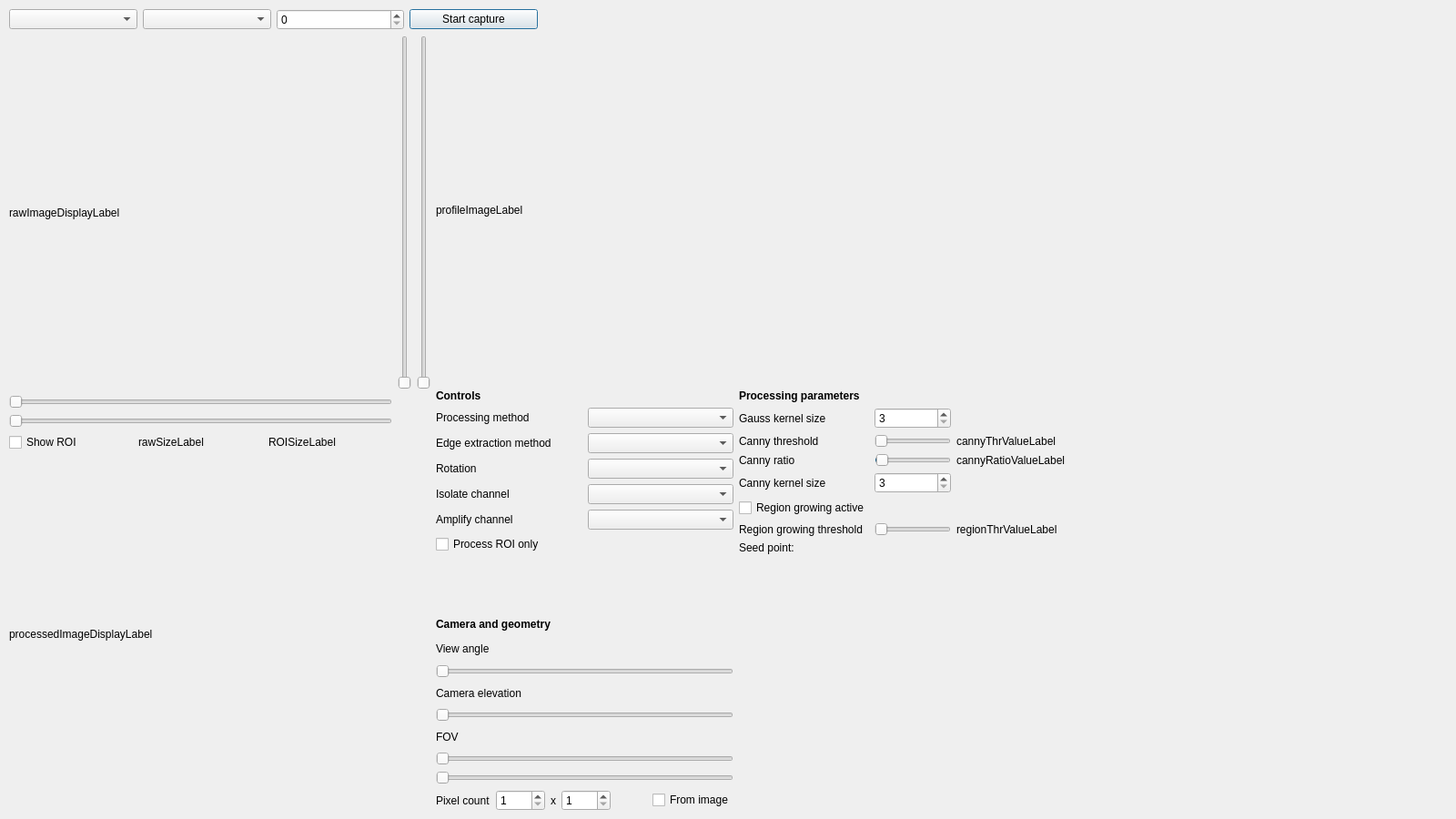
<?xml version="1.0" encoding="UTF-8"?>
<ui version="4.0">
 <class>Dialog</class>
 <widget class="QDialog" name="Dialog">
  <property name="geometry">
   <rect>
    <x>0</x>
    <y>0</y>
    <width>1600</width>
    <height>900</height>
   </rect>
  </property>
  <property name="windowTitle">
   <string>Dialog</string>
  </property>
  <widget class="QWidget" name="gridLayoutWidget_2">
   <property name="geometry">
    <rect>
     <x>10</x>
     <y>10</y>
     <width>1581</width>
     <height>881</height>
    </rect>
   </property>
   <layout class="QGridLayout" name="g1">
    <item row="0" column="0">
     <layout class="QHBoxLayout" name="sourceGrid">
      <item>
       <widget class="QComboBox" name="sourceCB"/>
      </item>
      <item>
       <widget class="QComboBox" name="fileCB"/>
      </item>
      <item>
       <widget class="QSpinBox" name="cameraIdSB"/>
      </item>
      <item>
       <widget class="QPushButton" name="cameraButton">
        <property name="text">
         <string>Start capture</string>
        </property>
       </widget>
      </item>
      <item>
       <spacer name="horizontalSpacer_2">
        <property name="orientation">
         <enum>Qt::Horizontal</enum>
        </property>
        <property name="sizeType">
         <enum>QSizePolicy::Preferred</enum>
        </property>
        <property name="sizeHint" stdset="0">
         <size>
          <width>1000</width>
          <height>20</height>
         </size>
        </property>
       </spacer>
      </item>
     </layout>
    </item>
    <item row="1" column="0">
     <layout class="QGridLayout" name="g2">
      <item row="0" column="0">
       <layout class="QGridLayout" name="imageGrid">
        <item row="0" column="2">
         <widget class="QSlider" name="ROI_y2">
          <property name="orientation">
           <enum>Qt::Vertical</enum>
          </property>
         </widget>
        </item>
        <item row="4" column="0">
         <layout class="QGridLayout" name="ROIGrid">
          <item row="0" column="3">
           <widget class="QLabel" name="ROISizeLabel">
            <property name="text">
             <string>ROISizeLabel</string>
            </property>
           </widget>
          </item>
          <item row="0" column="1">
           <widget class="QCheckBox" name="showROIChkBox">
            <property name="text">
             <string>Show ROI</string>
            </property>
           </widget>
          </item>
          <item row="0" column="2">
           <widget class="QLabel" name="rawSizeLabel">
            <property name="text">
             <string>rawSizeLabel</string>
            </property>
           </widget>
          </item>
         </layout>
        </item>
        <item row="0" column="1">
         <widget class="QSlider" name="ROI_y1">
          <property name="orientation">
           <enum>Qt::Vertical</enum>
          </property>
         </widget>
        </item>
        <item row="0" column="0">
         <widget class="QLabel" name="rawImageDisplayLabel">
          <property name="sizePolicy">
           <sizepolicy hsizetype="MinimumExpanding" vsizetype="MinimumExpanding">
            <horstretch>0</horstretch>
            <verstretch>0</verstretch>
           </sizepolicy>
          </property>
          <property name="text">
           <string>rawImageDisplayLabel</string>
          </property>
         </widget>
        </item>
        <item row="3" column="0">
         <widget class="QSlider" name="ROI_x2">
          <property name="orientation">
           <enum>Qt::Horizontal</enum>
          </property>
         </widget>
        </item>
        <item row="2" column="0">
         <widget class="QSlider" name="ROI_x1">
          <property name="orientation">
           <enum>Qt::Horizontal</enum>
          </property>
         </widget>
        </item>
        <item row="8" column="0">
         <widget class="ClickableLabel" name="processedImageDisplayLabel">
          <property name="sizePolicy">
           <sizepolicy hsizetype="MinimumExpanding" vsizetype="MinimumExpanding">
            <horstretch>0</horstretch>
            <verstretch>0</verstretch>
           </sizepolicy>
          </property>
          <property name="text">
           <string>processedImageDisplayLabel</string>
          </property>
         </widget>
        </item>
       </layout>
      </item>
      <item row="0" column="2">
       <spacer name="horizontalSpacer_7">
        <property name="orientation">
         <enum>Qt::Horizontal</enum>
        </property>
        <property name="sizeType">
         <enum>QSizePolicy::Preferred</enum>
        </property>
        <property name="sizeHint" stdset="0">
         <size>
          <width>400</width>
          <height>20</height>
         </size>
        </property>
       </spacer>
      </item>
      <item row="0" column="1">
       <layout class="QGridLayout" name="g3">
        <item row="0" column="0">
         <widget class="QLabel" name="profileImageLabel">
          <property name="enabled">
           <bool>true</bool>
          </property>
          <property name="sizePolicy">
           <sizepolicy hsizetype="Minimum" vsizetype="Minimum">
            <horstretch>0</horstretch>
            <verstretch>0</verstretch>
           </sizepolicy>
          </property>
          <property name="text">
           <string>profileImageLabel</string>
          </property>
         </widget>
        </item>
        <item row="1" column="0">
         <layout class="QGridLayout" name="g4">
          <item row="2" column="0">
           <spacer name="horizontalSpacer_3">
            <property name="orientation">
             <enum>Qt::Horizontal</enum>
            </property>
            <property name="sizeHint" stdset="0">
             <size>
              <width>40</width>
              <height>20</height>
             </size>
            </property>
           </spacer>
          </item>
          <item row="0" column="0">
           <layout class="QGridLayout" name="controlGrid" columnminimumwidth="100,50">
            <item row="1" column="0">
             <widget class="QLabel" name="processingTypeLabel">
              <property name="text">
               <string>Processing method</string>
              </property>
             </widget>
            </item>
            <item row="3" column="0">
             <widget class="QLabel" name="rotationLabel">
              <property name="text">
               <string>Rotation</string>
              </property>
             </widget>
            </item>
            <item row="3" column="1">
             <widget class="QComboBox" name="rotationCB"/>
            </item>
            <item row="5" column="0">
             <widget class="QLabel" name="channelAmplifyLabel">
              <property name="text">
               <string>Amplify channel</string>
              </property>
             </widget>
            </item>
            <item row="4" column="0">
             <widget class="QLabel" name="channelIsolateLabel">
              <property name="text">
               <string>Isolate channel</string>
              </property>
             </widget>
            </item>
            <item row="0" column="0">
             <widget class="QLabel" name="controlGridLabel">
              <property name="font">
               <font>
                <weight>75</weight>
                <bold>true</bold>
               </font>
              </property>
              <property name="text">
               <string>Controls</string>
              </property>
             </widget>
            </item>
            <item row="4" column="1">
             <widget class="QComboBox" name="channelIsolateCB"/>
            </item>
            <item row="2" column="1">
             <widget class="QComboBox" name="edgeExtractCB"/>
            </item>
            <item row="1" column="1">
             <widget class="QComboBox" name="processingTypeCB"/>
            </item>
            <item row="6" column="0">
             <widget class="QCheckBox" name="processROIChkBox">
              <property name="text">
               <string>Process ROI only</string>
              </property>
             </widget>
            </item>
            <item row="5" column="1">
             <widget class="QComboBox" name="channelAmplifyCB"/>
            </item>
            <item row="2" column="0">
             <widget class="QLabel" name="edgeExtractLabel">
              <property name="text">
               <string>Edge extraction method</string>
              </property>
             </widget>
            </item>
            <item row="7" column="0">
             <spacer name="verticalSpacer_4">
              <property name="orientation">
               <enum>Qt::Vertical</enum>
              </property>
              <property name="sizeHint" stdset="0">
               <size>
                <width>20</width>
                <height>40</height>
               </size>
              </property>
             </spacer>
            </item>
           </layout>
          </item>
          <item row="0" column="1">
           <layout class="QGridLayout" name="paramGrid">
            <property name="sizeConstraint">
             <enum>QLayout::SetDefaultConstraint</enum>
            </property>
            <item row="3" column="2">
             <widget class="QLabel" name="cannyRatioValueLabel">
              <property name="text">
               <string>cannyRatioValueLabel</string>
              </property>
             </widget>
            </item>
            <item row="2" column="0">
             <widget class="QLabel" name="cannyThrLabel">
              <property name="text">
               <string>Canny threshold</string>
              </property>
             </widget>
            </item>
            <item row="1" column="0">
             <widget class="QLabel" name="gaussKernelLabel">
              <property name="sizePolicy">
               <sizepolicy hsizetype="Preferred" vsizetype="Preferred">
                <horstretch>0</horstretch>
                <verstretch>0</verstretch>
               </sizepolicy>
              </property>
              <property name="text">
               <string>Gauss kernel size</string>
              </property>
             </widget>
            </item>
            <item row="2" column="1">
             <widget class="QSlider" name="cannyThrSlider">
              <property name="sizePolicy">
               <sizepolicy hsizetype="MinimumExpanding" vsizetype="Fixed">
                <horstretch>0</horstretch>
                <verstretch>0</verstretch>
               </sizepolicy>
              </property>
              <property name="orientation">
               <enum>Qt::Horizontal</enum>
              </property>
             </widget>
            </item>
            <item row="6" column="0">
             <widget class="QLabel" name="regionThrLabel">
              <property name="text">
               <string>Region growing threshold</string>
              </property>
             </widget>
            </item>
            <item row="6" column="1">
             <widget class="QSlider" name="regionThrSlider">
              <property name="sizePolicy">
               <sizepolicy hsizetype="MinimumExpanding" vsizetype="Fixed">
                <horstretch>0</horstretch>
                <verstretch>0</verstretch>
               </sizepolicy>
              </property>
              <property name="minimumSize">
               <size>
                <width>50</width>
                <height>0</height>
               </size>
              </property>
              <property name="minimum">
               <number>1</number>
              </property>
              <property name="pageStep">
               <number>1</number>
              </property>
              <property name="orientation">
               <enum>Qt::Horizontal</enum>
              </property>
             </widget>
            </item>
            <item row="1" column="1">
             <widget class="QSpinBox" name="gaussKernelSB">
              <property name="minimum">
               <number>3</number>
              </property>
              <property name="singleStep">
               <number>2</number>
              </property>
             </widget>
            </item>
            <item row="4" column="0">
             <widget class="QLabel" name="cannyKernelLabel">
              <property name="text">
               <string>Canny kernel size</string>
              </property>
             </widget>
            </item>
            <item row="6" column="2">
             <widget class="QLabel" name="regionThrValueLabel">
              <property name="text">
               <string>regionThrValueLabel</string>
              </property>
             </widget>
            </item>
            <item row="0" column="0">
             <widget class="QLabel" name="paramGridLabel">
              <property name="font">
               <font>
                <weight>75</weight>
                <bold>true</bold>
               </font>
              </property>
              <property name="text">
               <string>Processing parameters</string>
              </property>
             </widget>
            </item>
            <item row="5" column="0">
             <widget class="QCheckBox" name="regionChkBox">
              <property name="enabled">
               <bool>true</bool>
              </property>
              <property name="text">
               <string>Region growing active</string>
              </property>
             </widget>
            </item>
            <item row="3" column="1">
             <widget class="QSlider" name="cannyRatioSlider">
              <property name="maximum">
               <number>50</number>
              </property>
              <property name="singleStep">
               <number>1</number>
              </property>
              <property name="value">
               <number>1</number>
              </property>
              <property name="orientation">
               <enum>Qt::Horizontal</enum>
              </property>
             </widget>
            </item>
            <item row="7" column="0">
             <widget class="QLabel" name="seedLabel">
              <property name="text">
               <string>Seed point: </string>
              </property>
             </widget>
            </item>
            <item row="2" column="2">
             <widget class="QLabel" name="cannyThrValueLabel">
              <property name="text">
               <string>cannyThrValueLabel</string>
              </property>
             </widget>
            </item>
            <item row="3" column="0">
             <widget class="QLabel" name="cannyRatioLabel">
              <property name="text">
               <string>Canny ratio</string>
              </property>
             </widget>
            </item>
            <item row="4" column="1">
             <widget class="QSpinBox" name="cannyKernelSB">
              <property name="minimum">
               <number>3</number>
              </property>
              <property name="maximum">
               <number>7</number>
              </property>
              <property name="singleStep">
               <number>2</number>
              </property>
             </widget>
            </item>
            <item row="8" column="0">
             <spacer name="verticalSpacer_3">
              <property name="orientation">
               <enum>Qt::Vertical</enum>
              </property>
              <property name="sizeHint" stdset="0">
               <size>
                <width>20</width>
                <height>40</height>
               </size>
              </property>
             </spacer>
            </item>
           </layout>
          </item>
          <item row="2" column="1">
           <spacer name="horizontalSpacer_4">
            <property name="orientation">
             <enum>Qt::Horizontal</enum>
            </property>
            <property name="sizeHint" stdset="0">
             <size>
              <width>40</width>
              <height>20</height>
             </size>
            </property>
           </spacer>
          </item>
          <item row="3" column="1">
           <spacer name="verticalSpacer">
            <property name="orientation">
             <enum>Qt::Vertical</enum>
            </property>
            <property name="sizeHint" stdset="0">
             <size>
              <width>20</width>
              <height>40</height>
             </size>
            </property>
           </spacer>
          </item>
          <item row="3" column="0">
           <layout class="QGridLayout" name="geometryGrid">
            <item row="5" column="0">
             <layout class="QGridLayout" name="gridLayout"/>
            </item>
            <item row="4" column="0">
             <widget class="QSlider" name="cameraElevationSlider">
              <property name="minimum">
               <number>1</number>
              </property>
              <property name="maximum">
               <number>10000</number>
              </property>
              <property name="orientation">
               <enum>Qt::Horizontal</enum>
              </property>
             </widget>
            </item>
            <item row="7" column="0">
             <widget class="QSlider" name="FOVxSlider">
              <property name="minimum">
               <number>1</number>
              </property>
              <property name="maximum">
               <number>1000</number>
              </property>
              <property name="orientation">
               <enum>Qt::Horizontal</enum>
              </property>
             </widget>
            </item>
            <item row="2" column="0">
             <widget class="QSlider" name="viewAngleSlider">
              <property name="maximum">
               <number>1000</number>
              </property>
              <property name="orientation">
               <enum>Qt::Horizontal</enum>
              </property>
             </widget>
            </item>
            <item row="0" column="0">
             <widget class="QLabel" name="geometryGridLabel">
              <property name="font">
               <font>
                <weight>75</weight>
                <bold>true</bold>
               </font>
              </property>
              <property name="text">
               <string>Camera and geometry</string>
              </property>
             </widget>
            </item>
            <item row="1" column="0">
             <widget class="QLabel" name="viewAngleLabel">
              <property name="text">
               <string>View angle</string>
              </property>
             </widget>
            </item>
            <item row="3" column="0">
             <widget class="QLabel" name="cameraElevationLabel">
              <property name="text">
               <string>Camera elevation</string>
              </property>
             </widget>
            </item>
            <item row="8" column="0">
             <widget class="QSlider" name="FOVySlider">
              <property name="minimum">
               <number>1</number>
              </property>
              <property name="maximum">
               <number>1000</number>
              </property>
              <property name="orientation">
               <enum>Qt::Horizontal</enum>
              </property>
             </widget>
            </item>
            <item row="9" column="0">
             <layout class="QGridLayout" name="pixelCntGrid">
              <item row="0" column="0">
               <widget class="QLabel" name="pixelCntLabel">
                <property name="text">
                 <string>Pixel count</string>
                </property>
               </widget>
              </item>
              <item row="0" column="5">
               <widget class="QCheckBox" name="pixelCntFromImageChkBox">
                <property name="text">
                 <string>From image</string>
                </property>
               </widget>
              </item>
              <item row="0" column="1">
               <widget class="QSpinBox" name="pixelCntXSB">
                <property name="minimum">
                 <number>1</number>
                </property>
                <property name="maximum">
                 <number>9999</number>
                </property>
               </widget>
              </item>
              <item row="0" column="2">
               <widget class="QLabel" name="xLabel">
                <property name="text">
                 <string>x</string>
                </property>
               </widget>
              </item>
              <item row="0" column="3">
               <widget class="QSpinBox" name="pixelCntYSB">
                <property name="enabled">
                 <bool>true</bool>
                </property>
                <property name="minimum">
                 <number>1</number>
                </property>
                <property name="maximum">
                 <number>9999</number>
                </property>
               </widget>
              </item>
              <item row="0" column="4">
               <spacer name="horizontalSpacer">
                <property name="orientation">
                 <enum>Qt::Horizontal</enum>
                </property>
                <property name="sizeHint" stdset="0">
                 <size>
                  <width>40</width>
                  <height>20</height>
                 </size>
                </property>
               </spacer>
              </item>
             </layout>
            </item>
            <item row="6" column="0">
             <widget class="QLabel" name="FOVLabel">
              <property name="text">
               <string>FOV</string>
              </property>
             </widget>
            </item>
           </layout>
          </item>
         </layout>
        </item>
        <item row="0" column="1">
         <spacer name="verticalSpacer_2">
          <property name="orientation">
           <enum>Qt::Vertical</enum>
          </property>
          <property name="sizeType">
           <enum>QSizePolicy::Preferred</enum>
          </property>
          <property name="sizeHint" stdset="0">
           <size>
            <width>20</width>
            <height>383</height>
           </size>
          </property>
         </spacer>
        </item>
       </layout>
      </item>
     </layout>
    </item>
   </layout>
  </widget>
 </widget>
 <customwidgets>
  <customwidget>
   <class>ClickableLabel</class>
   <extends>QLabel</extends>
   <header location="global">clickableLabel.h</header>
  </customwidget>
 </customwidgets>
 <resources/>
 <connections/>
</ui>
